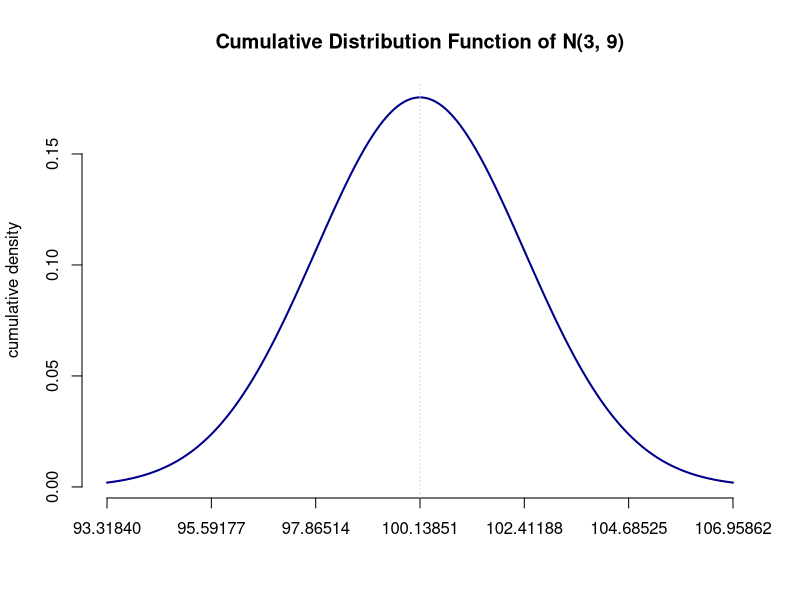
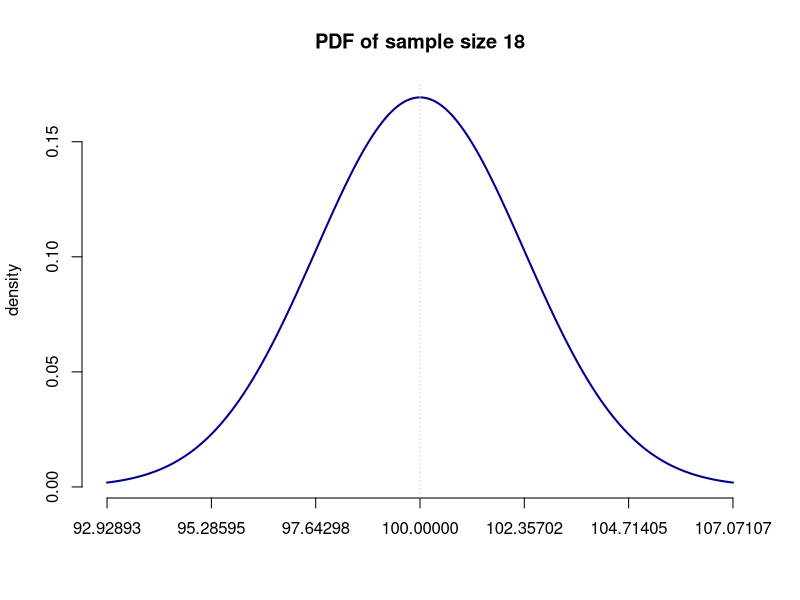

Reproduce these figures in R, in order.
# intelligence

# population
pop_mean = 100
pop_sd = 10

# sample
sample_size = 18
num_samples = 1000

# sample means
sample_means <- replicate(num_samples, mean(rnorm(sample_size, mean = pop_mean, sd = pop_sd))) 

# sample mean and std
mean_of_sample_means = mean(sample_means)
sd_of_sample_means = sd(sample_means)

# PDF
min_range = mean_of_sample_means - 3 * sd_of_sample_means
max_range = mean_of_sample_means + 3 * sd_of_sample_means

x = seq(min_range, max_range, length = 1000)
normpdf = dnorm(x, mean = mean_of_sample_means, sd = sd_of_sample_means)

# plot
plot(x, normpdf, 
     type="l", lty=1, lwd=2, col="dark blue", bty="n",
     main='Cumulative Distribution Function of N(3, 9)', 
     xlab="", ylab="cumulative density", 
     xlim = c(min_range, max_range), axes = FALSE)

# axis
axis(side = 1, at = seq(min_range, max_range, by = sd_of_sample_means))
axis(side = 2, at = seq(0, 0.15, by = 0.05))

# grid
grid(nx = 2, ny = NA)

cat("mean:", mean_of_sample_means)
cat("std:", sd_of_sample_means)

# estimation
mean = pop_mean
sd = pop_sd / sqrt(sample_size)

cat("mean:", mean)
cat("std:", sd)

# pdf
x2 = seq(mean - 3 * sd, mean + 3 * sd, length = 1000)
normpdf2 = dnorm(x2, mean = mean, sd = sd)

# plot
plot(x2, normpdf2, 
     type="l", lty=1, lwd=2, col="dark blue", bty="n",
     main='PDF of sample size 18', 
     xlab="", ylab="density", 
     xlim = c(mean - 3 * sd, mean + 3 * sd), axes = FALSE)

# axis
axis(side = 1, at = seq(mean - 3 * sd, mean + 3 * sd, by = sd))
axis(side = 2, at = seq(0, 0.15, by = 0.05))

# grid
grid(nx = 2, ny = NA)

